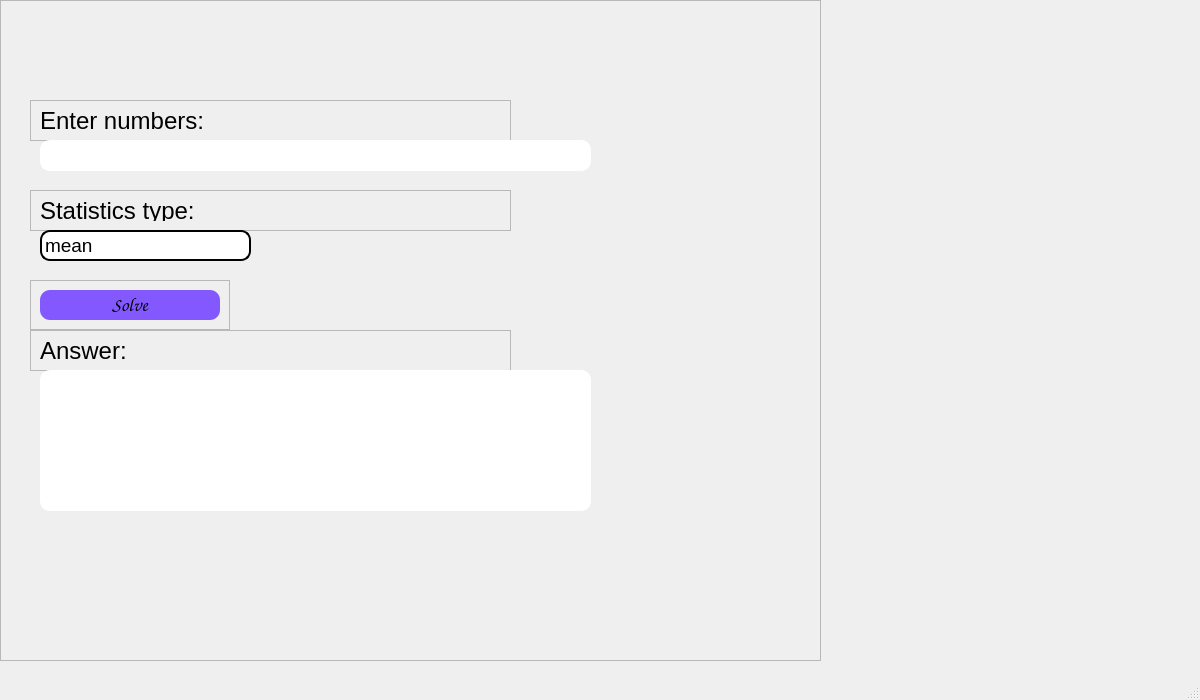
<?xml version="1.0" encoding="UTF-8"?>
<ui version="4.0">
 <class>Main</class>
 <widget class="QMainWindow" name="Main">
  <property name="geometry">
   <rect>
    <x>0</x>
    <y>0</y>
    <width>1200</width>
    <height>700</height>
   </rect>
  </property>
  <property name="sizePolicy">
   <sizepolicy hsizetype="Preferred" vsizetype="Preferred">
    <horstretch>0</horstretch>
    <verstretch>0</verstretch>
   </sizepolicy>
  </property>
  <property name="windowTitle">
   <string>Home - MathLab</string>
  </property>
  <widget class="QWidget" name="centralwidget">
   <property name="sizePolicy">
    <sizepolicy hsizetype="Preferred" vsizetype="Preferred">
     <horstretch>0</horstretch>
     <verstretch>0</verstretch>
    </sizepolicy>
   </property>
   <widget class="QLabel" name="US_indicator">
    <property name="geometry">
     <rect>
      <x>1130</x>
      <y>620</y>
      <width>61</width>
      <height>31</height>
     </rect>
    </property>
    <property name="font">
     <font>
      <family>Arial</family>
      <pointsize>20</pointsize>
      <weight>75</weight>
      <bold>true</bold>
     </font>
    </property>
    <property name="cursor">
     <cursorShape>ArrowCursor</cursorShape>
    </property>
    <property name="contextMenuPolicy">
     <enum>Qt::DefaultContextMenu</enum>
    </property>
    <property name="text">
     <string/>
    </property>
    <property name="pixmap">
     <pixmap>design/usa_mini_flag.png</pixmap>
    </property>
    <property name="alignment">
     <set>Qt::AlignCenter</set>
    </property>
   </widget>
   <widget class="QLabel" name="background">
    <property name="enabled">
     <bool>true</bool>
    </property>
    <property name="geometry">
     <rect>
      <x>0</x>
      <y>0</y>
      <width>1201</width>
      <height>681</height>
     </rect>
    </property>
    <property name="text">
     <string/>
    </property>
    <property name="pixmap">
     <pixmap>design/main_window_white.png</pixmap>
    </property>
   </widget>
   <widget class="QFrame" name="stats_calculator_window">
    <property name="enabled">
     <bool>true</bool>
    </property>
    <property name="geometry">
     <rect>
      <x>0</x>
      <y>0</y>
      <width>821</width>
      <height>661</height>
     </rect>
    </property>
    <property name="toolTip">
     <string/>
    </property>
    <property name="frameShape">
     <enum>QFrame::StyledPanel</enum>
    </property>
    <property name="frameShadow">
     <enum>QFrame::Raised</enum>
    </property>
    <widget class="QFrame" name="stats_calculator_frame">
     <property name="geometry">
      <rect>
       <x>30</x>
       <y>100</y>
       <width>481</width>
       <height>41</height>
      </rect>
     </property>
     <property name="minimumSize">
      <size>
       <width>300</width>
       <height>0</height>
      </size>
     </property>
     <property name="maximumSize">
      <size>
       <width>16777215</width>
       <height>100</height>
      </size>
     </property>
     <property name="font">
      <font>
       <family>Arial</family>
      </font>
     </property>
     <property name="frameShape">
      <enum>QFrame::StyledPanel</enum>
     </property>
     <property name="frameShadow">
      <enum>QFrame::Raised</enum>
     </property>
     <layout class="QVBoxLayout" name="verticalLayout_4">
      <item>
       <widget class="QLabel" name="stats_calculator_input_label">
        <property name="maximumSize">
         <size>
          <width>200</width>
          <height>50</height>
         </size>
        </property>
        <property name="font">
         <font>
          <family>Arial</family>
          <pointsize>18</pointsize>
          <weight>50</weight>
          <bold>false</bold>
         </font>
        </property>
        <property name="styleSheet">
         <string notr="true"/>
        </property>
        <property name="text">
         <string>Enter numbers:</string>
        </property>
       </widget>
      </item>
     </layout>
    </widget>
    <widget class="QFrame" name="stats_calculator_solve_button_frame">
     <property name="geometry">
      <rect>
       <x>30</x>
       <y>280</y>
       <width>200</width>
       <height>50</height>
      </rect>
     </property>
     <property name="sizePolicy">
      <sizepolicy hsizetype="Preferred" vsizetype="Preferred">
       <horstretch>0</horstretch>
       <verstretch>0</verstretch>
      </sizepolicy>
     </property>
     <property name="minimumSize">
      <size>
       <width>200</width>
       <height>0</height>
      </size>
     </property>
     <property name="maximumSize">
      <size>
       <width>200</width>
       <height>50</height>
      </size>
     </property>
     <property name="frameShape">
      <enum>QFrame::StyledPanel</enum>
     </property>
     <property name="frameShadow">
      <enum>QFrame::Raised</enum>
     </property>
     <layout class="QVBoxLayout" name="verticalLayout_6">
      <item>
       <widget class="QPushButton" name="stats_calculator_solve_button">
        <property name="maximumSize">
         <size>
          <width>300</width>
          <height>35</height>
         </size>
        </property>
        <property name="font">
         <font>
          <family>Comic Sans MS</family>
          <pointsize>14</pointsize>
          <weight>50</weight>
          <italic>false</italic>
          <bold>false</bold>
         </font>
        </property>
        <property name="cursor">
         <cursorShape>PointingHandCursor</cursorShape>
        </property>
        <property name="styleSheet">
         <string notr="true">QPushButton {
	border-radius: 10px;
	background: rgb(131, 89, 255);
}

QPushButton:pressed {
	background:rgb(0, 203, 14);
	
}</string>
        </property>
        <property name="text">
         <string>Solve</string>
        </property>
       </widget>
      </item>
     </layout>
    </widget>
    <widget class="QFrame" name="stats_calculator_answer_frame">
     <property name="geometry">
      <rect>
       <x>30</x>
       <y>330</y>
       <width>481</width>
       <height>41</height>
      </rect>
     </property>
     <property name="minimumSize">
      <size>
       <width>300</width>
       <height>0</height>
      </size>
     </property>
     <property name="maximumSize">
      <size>
       <width>16777215</width>
       <height>500</height>
      </size>
     </property>
     <property name="font">
      <font>
       <family>Arial</family>
      </font>
     </property>
     <property name="frameShape">
      <enum>QFrame::StyledPanel</enum>
     </property>
     <property name="frameShadow">
      <enum>QFrame::Raised</enum>
     </property>
     <layout class="QVBoxLayout" name="verticalLayout_7">
      <item>
       <widget class="QLabel" name="stats_calculator_answer_label">
        <property name="maximumSize">
         <size>
          <width>200</width>
          <height>50</height>
         </size>
        </property>
        <property name="font">
         <font>
          <family>Arial</family>
          <pointsize>18</pointsize>
          <weight>50</weight>
          <bold>false</bold>
         </font>
        </property>
        <property name="styleSheet">
         <string notr="true"/>
        </property>
        <property name="text">
         <string>Answer:</string>
        </property>
       </widget>
      </item>
     </layout>
    </widget>
    <widget class="QLabel" name="stats_calculator_answer_output">
     <property name="geometry">
      <rect>
       <x>40</x>
       <y>370</y>
       <width>551</width>
       <height>141</height>
      </rect>
     </property>
     <property name="styleSheet">
      <string notr="true">QLabel {
	background-color: white;
	border-radius: 10px;
	border: 2px solid white;
}</string>
     </property>
     <property name="text">
      <string/>
     </property>
    </widget>
    <widget class="QLineEdit" name="stats_calculator_input">
     <property name="geometry">
      <rect>
       <x>40</x>
       <y>140</y>
       <width>551</width>
       <height>31</height>
      </rect>
     </property>
     <property name="font">
      <font>
       <family>Arial</family>
       <pointsize>14</pointsize>
       <weight>50</weight>
       <bold>false</bold>
      </font>
     </property>
     <property name="styleSheet">
      <string notr="true">QLineEdit {
	border-radius: 10px;
	border: 2px solid white;
}

QLineEdit:focus {
	border-radius: 10px;
	border: 2px solid rgb(131, 89, 255);
}</string>
     </property>
     <property name="alignment">
      <set>Qt::AlignLeading|Qt::AlignLeft|Qt::AlignTop</set>
     </property>
    </widget>
    <widget class="QFrame" name="stats_calculator_frame_2">
     <property name="geometry">
      <rect>
       <x>30</x>
       <y>190</y>
       <width>481</width>
       <height>41</height>
      </rect>
     </property>
     <property name="minimumSize">
      <size>
       <width>300</width>
       <height>0</height>
      </size>
     </property>
     <property name="maximumSize">
      <size>
       <width>16777215</width>
       <height>100</height>
      </size>
     </property>
     <property name="font">
      <font>
       <family>Arial</family>
      </font>
     </property>
     <property name="frameShape">
      <enum>QFrame::StyledPanel</enum>
     </property>
     <property name="frameShadow">
      <enum>QFrame::Raised</enum>
     </property>
     <layout class="QVBoxLayout" name="verticalLayout_8">
      <item>
       <widget class="QLabel" name="stats_calculator_stats_type_label">
        <property name="maximumSize">
         <size>
          <width>200</width>
          <height>50</height>
         </size>
        </property>
        <property name="font">
         <font>
          <family>Arial</family>
          <pointsize>18</pointsize>
          <weight>50</weight>
          <bold>false</bold>
         </font>
        </property>
        <property name="styleSheet">
         <string notr="true"/>
        </property>
        <property name="text">
         <string>Statistics type:</string>
        </property>
       </widget>
      </item>
     </layout>
    </widget>
    <widget class="QComboBox" name="stats_type_choose">
     <property name="geometry">
      <rect>
       <x>40</x>
       <y>230</y>
       <width>211</width>
       <height>31</height>
      </rect>
     </property>
     <property name="font">
      <font>
       <pointsize>14</pointsize>
      </font>
     </property>
     <property name="styleSheet">
      <string notr="true">QComboBox {
	border-radius: 10px;
	border: 2px solid black;
}

QComboBox::drop-down {
    width: 27px;
    height: 27px;
    border: 0px;
}

QComboBox::down-arrow {
    image: url(&quot;C:/Users/PC/Desktop/PythonProjects/MathLab/logic/uis/design/arrow-down.png&quot;);
	width: 16px;
	height: 16px;
}

QComboBox:focus {
	border-radius: 10px;
	border: 2px solid rgb(255, 166, 23);
}</string>
     </property>
     <item>
      <property name="text">
       <string>mean</string>
      </property>
     </item>
     <item>
      <property name="text">
       <string>median</string>
      </property>
     </item>
     <item>
      <property name="text">
       <string>mode</string>
      </property>
     </item>
     <item>
      <property name="text">
       <string>standart deviation</string>
      </property>
     </item>
     <item>
      <property name="text">
       <string>variance</string>
      </property>
     </item>
    </widget>
   </widget>
   <zorder>background</zorder>
   <zorder>US_indicator</zorder>
   <zorder>stats_calculator_window</zorder>
  </widget>
  <widget class="QMenuBar" name="menubar">
   <property name="geometry">
    <rect>
     <x>0</x>
     <y>0</y>
     <width>1200</width>
     <height>21</height>
    </rect>
   </property>
  </widget>
  <widget class="QStatusBar" name="statusbar"/>
 </widget>
 <resources/>
 <connections/>
</ui>
